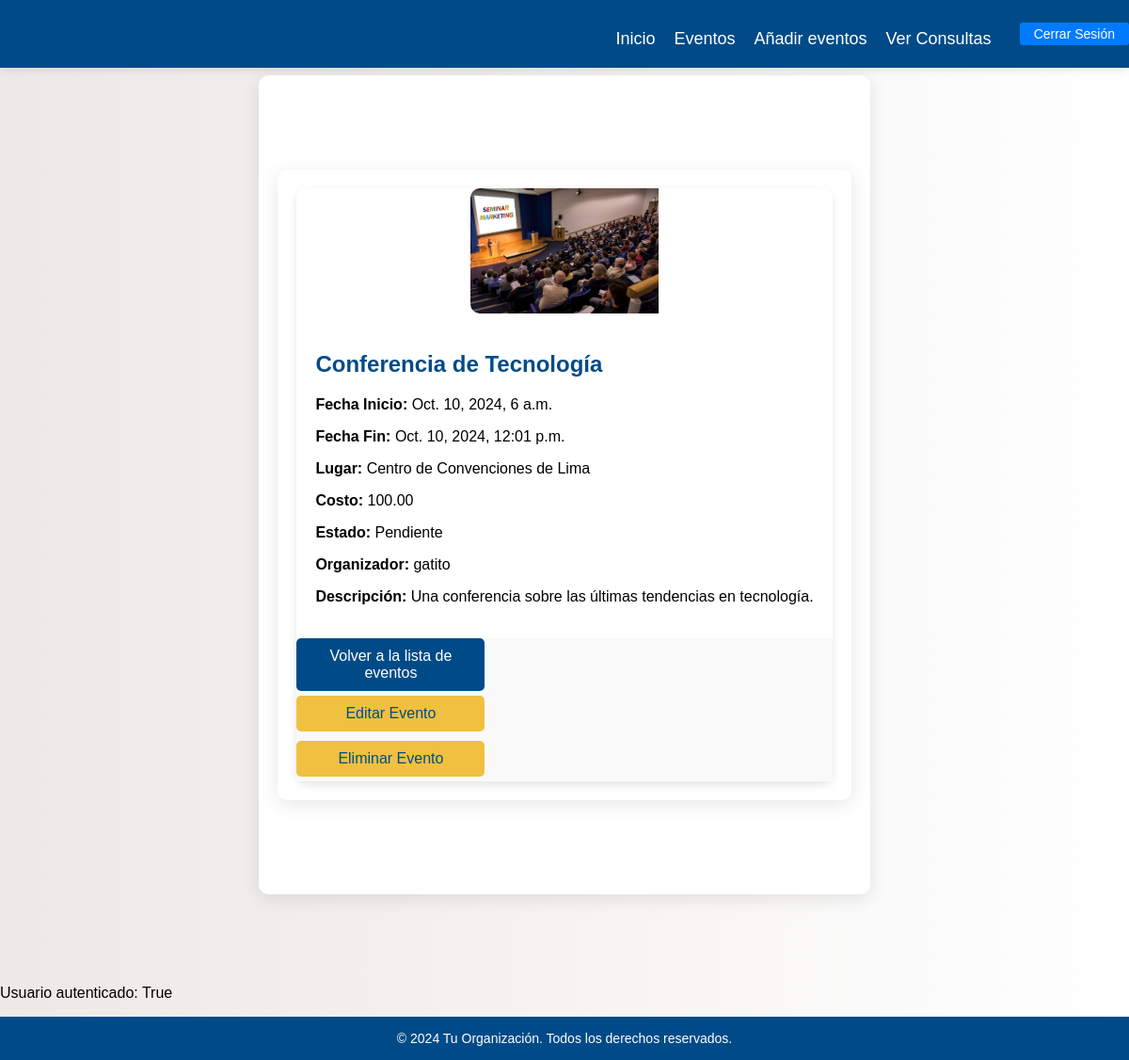
The page /eventos/detalle/2/ (signed in) on the database its author committed.
### eventosya/models.py (models this page shows, shortened)
class Evento(models.Model):
    nombrEvento = models.CharField(max_length=100)
    descripcion = models.TextField()
    fechaInicio = models.DateTimeField()
    fechaFin = models.DateTimeField()
    lugar = models.CharField(max_length=100)
    categoria = models.ForeignKey(Categoria, on_delete=models.SET_NULL, null=True, blank=True)
    organizador = models.ForeignKey(User, on_delete=models.SET_NULL, null=True)
    costo = models.DecimalField(max_digits=8, decimal_places=2, default=0.0)  # Ej: Precio en USD
    estadoEvento = models.CharField(max_length=20, default='Pendiente')  # Pendiente, En Curso, Finalizado, Cancelado
    imagen = models.ImageField(upload_to='eventos/', null=True, blank=True)  # Campo para la imagen del evento

### eventosya/views.py (the view)
# urls.py: path('eventos/detalle/<int:evento_id>/', detalle_evento, name='detalle_evento'),
def detalle_evento(request, evento_id):
    evento = get_object_or_404(Evento, id=evento_id)
    return render(request, 'eventos/detalleEvento.html', {'evento': evento})

### eventosya/templates/eventos/detalleEvento.html (shortened to what this page needs)
{% extends 'base.html' %}
{% block content %}
<div class="container mt-5">
    {% if evento %}
        <div class="card mb-3">
            <div class="row g-0">
                <div class="col-md-4 d-flex align-items-center justify-content-center">
                    {% if evento.imagen %}
                    <img src="{{ evento.imagen.url }}" alt="{{ evento.nombrEvento }}" class="img-fluid rounded" style="max-width: 200px; max-height: 100%; object-fit: cover;">
                    {% endif %}
                </div>
                <div class="col-md-8">
                    <div class="card-body">
                        <h2 class="card-title text-center">{{ evento.nombrEvento }}</h2>
                        <p class="card-text"><strong>Fecha Inicio:</strong> {{ evento.fechaInicio }}</p>
                        <p class="card-text"><strong>Fecha Fin:</strong> {{ evento.fechaFin }}</p>
                        <p class="card-text"><strong>Lugar:</strong> {{ evento.lugar }}</p>
                        <p class="card-text"><strong>Costo:</strong> {{ evento.costo }}</p>
                        <p class="card-text"><strong>Estado:</strong> {{ evento.estadoEvento }}</p>
                        <p class="card-text"><strong>Organizador:</strong> {{ evento.organizador }}</p>
                        <p class="card-text"><strong>Descripción:</strong> {{ evento.descripcion }}</p>
                    </div>
                </div>
            </div>
            <div class="card-footer text-center">
                <a href="{% url 'listarEventos' %}" class="btn btn-secondary">Volver a la lista de eventos</a>
                <a href="{% url 'editar_evento' evento.id %}" class="btn btn-primary">Editar Evento</a>
                <form action="{% url 'eliminar_evento' evento.id %}" method="POST" class="d-inline">
                    <button type="submit" class="btn btn-danger" onclick="return confirm('¿Estás seguro de que deseas eliminar este evento?');">
                        Eliminar Evento
                    </button>
                </form>
            </div>
        </div>
    {% else %}
        <div class="alert alert-warning text-center">
            No se encontró el evento solicitado.
        </div>
    {% endif %}
</div>
{% endblock %}

### eventosya/templates/base.html (shortened to what this page needs)
<!DOCTYPE html>
<html lang="es">
<head>
    {% load static %}
    <link rel="stylesheet" href="{% static 'css/estilos.css' %}">
    <link rel="stylesheet" href="{% static 'css/form_styles.css' %}">
    <link rel="stylesheet" href="{% static 'css/eventos.css' %}">
    <link rel="stylesheet" href="{% static 'css/detalleEventos.css' %}">
    <link rel="stylesheet" href="{% static 'css/event_form.css' %}">
</head>
<body>
    <nav>
        <ul>
            <li><a href="{% url 'inicio' %}">Inicio</a></li>
            <li><a href="{% url 'listarEventos' %}">Eventos</a></li>
            {% if user.is_authenticated %}
            <li><a href="{% url 'crear_evento' %}">Añadir eventos</a></li>
            <li><a href="{% url 'panel_vistas' %}">Ver Consultas</a></li>
            <li>
                <form method="POST" action="{% url 'logout' %}">
                    <button type="submit" class="btn cerrar-sesion">Cerrar Sesión</button>
                </form>
            </li>
            {% else %}
            <li><a href="{% url 'login' %}">Iniciar Sesión</a></li>
            <li><a href="{% url 'registro' %}">Registrarse</a></li>
            {% endif %}
        </ul>
    </nav>
    <div class="container mt-4">
        {% block content %}{% endblock %}
    </div>
    <p>Usuario autenticado: {{ user.is_authenticated }}</p>
    <footer>
        <p>&copy; 2024 Tu Organización. Todos los derechos reservados.</p>
    </footer>
</body>
</html>

### eventosya/static/css/estilos.css (style rules this page uses)
* { box-sizing: border-box; }
body { font-family: 'Arial', sans-serif; background: linear-gradient(to right, #ece9e6, #ffffff); margin: 0; padding: 0; height: 100vh; display: flex; flex-direction: column; }
nav { width: 100%; background-color: #004b87; padding: 3px 0; box-shadow: 0 2px 10px rgba(0, 0, 0, 0.1); position: fixed; top: 0; left: 0; z-index: 1000; display: flex; justify-content: flex-end; align-items: center; }
nav ul { list-style: none; padding: 0; display: flex; align-items: center; }
nav ul li { margin: 0 10px; }
nav ul li a { color: white; text-decoration: none; font-size: 18px; transition: color 0.3s; }
.btn.cerrar-sesion { background-color: #007bff; color: white; border: none; border-radius: 3px; padding: 4px 10px; font-size: 14px; cursor: pointer; transition: background-color 0.3s; margin-left: 10px; white-space: nowrap; }
.container { display: flex; justify-content: center; align-items: flex-start; max-width: 1200px; margin: 80px auto 20px; padding: 20px; flex-wrap: wrap; }
.btn { background-color: #004b87; color: white; border: none; border-radius: 5px; padding: 10px 20px; font-size: 16px; cursor: pointer; transition: background-color 0.3s, transform 0.2s; margin: 10px; width: calc(50% - 20px); }
footer { background-color: #004b87; color: rgb(255, 255, 255); text-align: center; padding: 15px 0; margin-top: auto; }
footer p { margin: 0; font-size: 14px; }

### eventosya/static/css/form_styles.css (style rules this page uses)
.container { max-width: 800px; margin: auto; padding: 20px; background-color: #ffffff; border-radius: 8px; box-shadow: 0 2px 10px rgba(0, 0, 0, 0.1); display: flex; flex-direction: row; justify-content: space-between; }
form { display: flex; flex-direction: column; }
button { padding: 10px; background-color: #073465; color: white; border: none; border-radius: 4px; cursor: pointer; font-size: 16px; transition: background-color 0.3s ease; }
a { text-align: center; color: #07315d; text-decoration: none; display: block; margin-top: 10px; }

### eventosya/static/css/eventos.css (style rules this page uses)
body { margin: 0; padding: 0; font-family: 'Arial', sans-serif; background-color: #f4f4f4; }
.container { max-width: 1200px; margin: 40px auto; padding: 20px; background: #ffffff; border-radius: 10px; box-shadow: 0 4px 20px rgba(0, 0, 0, 0.1); }
.btn { width: 100%; max-width: 200px; margin: 5px 0; background-color: #f0c040; color: #004b87; padding: 10px 15px; border: none; border-radius: 5px; cursor: pointer; transition: background-color 0.3s, transform 0.3s; }

### eventosya/static/css/detalleEventos.css (style rules this page uses)
body { margin: 0; padding: 0; font-family: 'Arial', sans-serif; background-color: #f4f4f4; }
.container { max-width: 1200px; margin: 80px auto; padding: 20px; background: #ffffff; border-radius: 10px; box-shadow: 0 4px 20px rgba(0, 0, 0, 0.1); }
.card { border: none; border-radius: 10px; box-shadow: 0 4px 10px rgba(0, 0, 0, 0.1); }
.row.g-0 { margin: 0; }
.col-md-4 { display: flex; align-items: center; justify-content: center; }
.img-fluid { border-radius: 10px 0 0 10px; max-width: 80%; height: auto; }
.col-md-8 { padding: 20px; }
.card-title { font-size: 1.5em; color: #004b87; }
.card-text { margin-bottom: 10px; }
.card-footer { background-color: #f9f9f9; }
.btn-secondary { background-color: #004b87; color: #ffffff; padding: 10px 15px; border-radius: 5px; transition: background-color 0.3s; }

### rows shown on the page
Evento: imagen (picture), nombrEvento "Conferencia de Tecnología", fechaInicio "Oct. 10, 2024, 6 a.m.", fechaFin "Oct. 10, 2024, 12:01 p.m.", lugar "Centro de Convenciones de Lima", costo "100.00", estadoEvento "Pendiente", organizador "gatito", descripcion "Una conferencia sobre las últimas tendencias en tecnología."

### other values the page prints
{{ user.is_authenticated }} "True"
